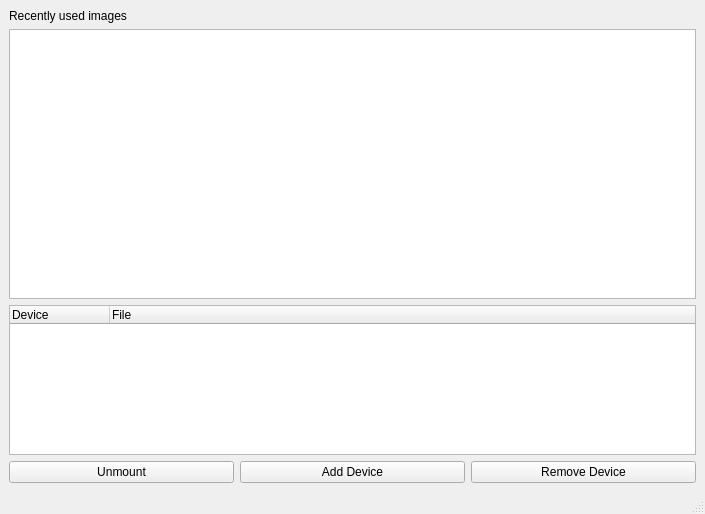
<?xml version="1.0" encoding="UTF-8"?>
<ui version="4.0">
 <class>MainWindow</class>
 <widget class="QMainWindow" name="MainWindow">
  <property name="geometry">
   <rect>
    <x>0</x>
    <y>0</y>
    <width>705</width>
    <height>514</height>
   </rect>
  </property>
  <property name="minimumSize">
   <size>
    <width>420</width>
    <height>250</height>
   </size>
  </property>
  <property name="windowTitle">
   <string>KDE CDEmu Manager</string>
  </property>
  <widget class="QWidget" name="centralwidget">
   <layout class="QVBoxLayout" name="verticalLayout">
    <item>
     <widget class="QLabel" name="historyLabel">
      <property name="text">
       <string>Recently used images</string>
      </property>
     </widget>
    </item>
    <item>
     <widget class="QListWidget" name="historyList">
      <property name="toolTip">
       <string>&lt;html&gt;&lt;head/&gt;&lt;body&gt;&lt;p&gt;Recently used images - click to mount&lt;/p&gt;&lt;/body&gt;&lt;/html&gt;</string>
      </property>
      <property name="whatsThis">
       <string>&lt;html&gt;&lt;head/&gt;&lt;body&gt;&lt;p&gt;Recently used images - click to mount&lt;/p&gt;&lt;/body&gt;&lt;/html&gt;</string>
      </property>
     </widget>
    </item>
    <item>
     <widget class="QTreeWidget" name="deviceList">
      <property name="enabled">
       <bool>true</bool>
      </property>
      <property name="maximumSize">
       <size>
        <width>16777215</width>
        <height>150</height>
       </size>
      </property>
      <property name="baseSize">
       <size>
        <width>0</width>
        <height>0</height>
       </size>
      </property>
      <property name="toolTip">
       <string>&lt;html&gt;&lt;head/&gt;&lt;body&gt;&lt;p&gt;List of available devices , double click to select image&lt;/p&gt;&lt;/body&gt;&lt;/html&gt;</string>
      </property>
      <property name="whatsThis">
       <string>&lt;html&gt;&lt;head/&gt;&lt;body&gt;&lt;p&gt;List of available devices , double click to select image&lt;/p&gt;&lt;/body&gt;&lt;/html&gt;</string>
      </property>
      <property name="verticalScrollBarPolicy">
       <enum>Qt::ScrollBarAsNeeded</enum>
      </property>
      <property name="horizontalScrollBarPolicy">
       <enum>Qt::ScrollBarAsNeeded</enum>
      </property>
      <property name="autoScroll">
       <bool>true</bool>
      </property>
      <property name="showDropIndicator" stdset="0">
       <bool>false</bool>
      </property>
      <property name="rootIsDecorated">
       <bool>false</bool>
      </property>
      <property name="itemsExpandable">
       <bool>false</bool>
      </property>
      <property name="expandsOnDoubleClick">
       <bool>false</bool>
      </property>
      <property name="columnCount">
       <number>2</number>
      </property>
      <column>
       <property name="text">
        <string>Device</string>
       </property>
      </column>
      <column>
       <property name="text">
        <string>File</string>
       </property>
      </column>
     </widget>
    </item>
    <item>
     <layout class="QHBoxLayout" name="horizontalLayout">
      <item>
       <widget class="QPushButton" name="unmountButton">
        <property name="text">
         <string>Unmount</string>
        </property>
       </widget>
      </item>
      <item>
       <widget class="QPushButton" name="addDevice">
        <property name="text">
         <string>Add Device</string>
        </property>
       </widget>
      </item>
      <item>
       <widget class="QPushButton" name="removeDevice">
        <property name="text">
         <string>Remove Device</string>
        </property>
       </widget>
      </item>
     </layout>
    </item>
   </layout>
  </widget>
  <widget class="QMenuBar" name="menubar">
   <property name="geometry">
    <rect>
     <x>0</x>
     <y>0</y>
     <width>705</width>
     <height>28</height>
    </rect>
   </property>
  </widget>
  <widget class="QStatusBar" name="statusbar"/>
 </widget>
 <resources/>
 <connections/>
 <slots>
  <slot>showFileSelector()</slot>
 </slots>
</ui>
